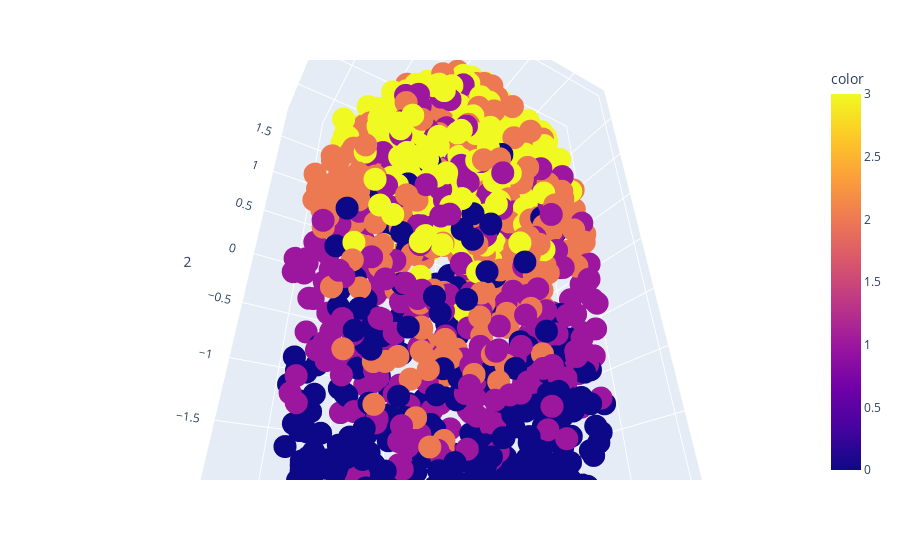

Notebook code for this chart:
### Code cell
fig = px.scatter_3d(X_tsne, x=0, y=1, z=2, color=y_train)
fig.show()

### Figure 1 — Plotly figure (JSON) as saved in the notebook; plotly's stock layout.template omitted (floating-point values rounded to 4 significant figures; data arrays with more than 128 entries replaced by an {"elided": "..."} marker saying what was removed)
{"data": [{"hovertemplate": "0=%{x}<br>1=%{y}<br>2=%{z}<br>color=%{marker.color}<extra></extra>", "legendgroup": "", "marker": {"color": {"elided": "1340 int values"}, "coloraxis": "coloraxis", "symbol": "circle"}, "mode": "markers", "name": "", "scene": "scene", "showlegend": false, "type": "scatter3d", "x": {"elided": "1340 float values"}, "y": {"elided": "1340 float values"}, "z": {"elided": "1340 float values"}}], "layout": {"autosize": true, "coloraxis": {"colorbar": {"title": {"text": "color"}}, "colorscale": [[0, "#0d0887"], [0.1111, "#46039f"], [0.2222, "#7201a8"], [0.3333, "#9c179e"], [0.4444, "#bd3786"], [0.5556, "#d8576b"], [0.6667, "#ed7953"], [0.7778, "#fb9f3a"], [0.8889, "#fdca26"], [1, "#f0f921"]]}, "legend": {"tracegroupgap": 0}, "margin": {"t": 60}, "scene": {"aspectmode": "auto", "aspectratio": {"x": 0.6793, "y": 0.9788, "z": 1.504}, "camera": {"center": {"x": 0, "y": 0, "z": 0}, "eye": {"x": -1.105, "y": 0.6557, "z": -0.7948}, "projection": {"type": "perspective"}, "up": {"x": 0, "y": 0, "z": 1}}, "domain": {"x": [0, 1], "y": [0, 1]}, "xaxis": {"title": {"text": "0"}, "type": "linear"}, "yaxis": {"title": {"text": "1"}, "type": "linear"}, "zaxis": {"title": {"text": "2"}, "type": "linear"}}}}
